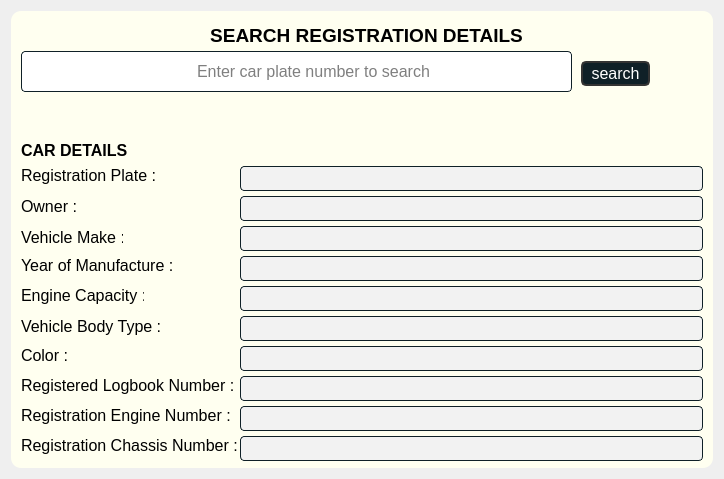
               <widget class="QWidget" name="search_registration">
                <layout class="QGridLayout" name="gridLayout_8">
                 <item row="0" column="0">
                  <widget class="QFrame" name="add_remove_frame_2">
                   <property name="minimumSize">
                    <size>
                     <width>702</width>
                     <height>457</height>
                    </size>
                   </property>
                   <property name="maximumSize">
                    <size>
                     <width>702</width>
                     <height>457</height>
                    </size>
                   </property>
                   <property name="styleSheet">
                    <string notr="true">QFrame{
background-color:#FFFFF0;
border-radius:10px;
box-shadow: 0 3px 10px rgb(0 0 0 / 0.2);
}
QLineEdit {
 color:black;
 border:1px solid #0f2027;
 border-radius:4px;
 background:#f2f2f2;
}

QLineEdit:disabled {
 
 border:2px solid#0f2027;
 border-radius:4px;
 background:#0f2027;
}
</string>
                   </property>
                   <property name="frameShape">
                    <enum>QFrame::StyledPanel</enum>
                   </property>
                   <property name="frameShadow">
                    <enum>QFrame::Raised</enum>
                   </property>
                   <widget class="QLabel" name="add_remove_label_2">
                    <property name="geometry">
                     <rect>
                      <x>10</x>
                      <y>10</y>
                      <width>691</width>
                      <height>29</height>
                     </rect>
                    </property>
                    <property name="text">
                     <string>&lt;html&gt;&lt;head/&gt;&lt;body&gt;&lt;p align=&quot;center&quot;&gt;&lt;span style=&quot; font-size:14pt; font-weight:600;&quot;&gt;SEARCH REGISTRATION DETAILS&lt;/span&gt;&lt;/p&gt;&lt;/body&gt;&lt;/html&gt;</string>
                    </property>
                   </widget>
                   <widget class="QLabel" name="car_deatils_label_2">
                    <property name="geometry">
                     <rect>
                      <x>10</x>
                      <y>130</y>
                      <width>111</width>
                      <height>19</height>
                     </rect>
                    </property>
                    <property name="text">
                     <string>&lt;html&gt;&lt;head/&gt;&lt;body&gt;&lt;p&gt;&lt;span style=&quot; font-size:12pt; font-weight:600;&quot;&gt;CAR DETAILS&lt;/span&gt;&lt;/p&gt;&lt;/body&gt;&lt;/html&gt;</string>
                    </property>
                   </widget>
                   <widget class="QLabel" name="reg_plate_label_2">
                    <property name="geometry">
                     <rect>
                      <x>10</x>
                      <y>155</y>
                      <width>134</width>
                      <height>19</height>
                     </rect>
                    </property>
                    <property name="text">
                     <string>&lt;html&gt;&lt;head/&gt;&lt;body&gt;&lt;p&gt;&lt;span style=&quot; font-size:12pt;&quot;&gt;Registration Plate :&lt;/span&gt;&lt;/p&gt;&lt;/body&gt;&lt;/html&gt;</string>
                    </property>
                   </widget>
                   <widget class="QLabel" name="owner_label_2">
                    <property name="geometry">
                     <rect>
                      <x>10</x>
                      <y>186</y>
                      <width>58</width>
                      <height>19</height>
                     </rect>
                    </property>
                    <property name="text">
                     <string>&lt;html&gt;&lt;head/&gt;&lt;body&gt;&lt;p&gt;&lt;span style=&quot; font-size:12pt;&quot;&gt;Owner :&lt;/span&gt;&lt;/p&gt;&lt;/body&gt;&lt;/html&gt;</string>
                    </property>
                   </widget>
                   <widget class="QLabel" name="vehicle_make_label_2">
                    <property name="geometry">
                     <rect>
                      <x>10</x>
                      <y>217</y>
                      <width>102</width>
                      <height>19</height>
                     </rect>
                    </property>
                    <property name="text">
                     <string>&lt;html&gt;&lt;head/&gt;&lt;body&gt;&lt;p&gt;&lt;span style=&quot; font-size:12pt;&quot;&gt;Vehicle Make :&lt;/span&gt;&lt;/p&gt;&lt;/body&gt;&lt;/html&gt;</string>
                    </property>
                   </widget>
                   <widget class="QLabel" name="year_of_man_label_2">
                    <property name="geometry">
                     <rect>
                      <x>10</x>
                      <y>245</y>
                      <width>153</width>
                      <height>19</height>
                     </rect>
                    </property>
                    <property name="text">
                     <string>&lt;html&gt;&lt;head/&gt;&lt;body&gt;&lt;p&gt;&lt;span style=&quot; font-size:12pt;&quot;&gt;Year of Manufacture :&lt;/span&gt;&lt;/p&gt;&lt;/body&gt;&lt;/html&gt;</string>
                    </property>
                   </widget>
                   <widget class="QLabel" name="engine_capacity_label_2">
                    <property name="geometry">
                     <rect>
                      <x>10</x>
                      <y>275</y>
                      <width>123</width>
                      <height>19</height>
                     </rect>
                    </property>
                    <property name="text">
                     <string>&lt;html&gt;&lt;head/&gt;&lt;body&gt;&lt;p&gt;&lt;span style=&quot; font-size:12pt;&quot;&gt;Engine Capacity :&lt;/span&gt;&lt;/p&gt;&lt;/body&gt;&lt;/html&gt;</string>
                    </property>
                   </widget>
                   <widget class="QLabel" name="body_type_label_2">
                    <property name="geometry">
                     <rect>
                      <x>10</x>
                      <y>306</y>
                      <width>141</width>
                      <height>19</height>
                     </rect>
                    </property>
                    <property name="text">
                     <string>&lt;html&gt;&lt;head/&gt;&lt;body&gt;&lt;p&gt;&lt;span style=&quot; font-size:12pt;&quot;&gt;Vehicle Body Type :&lt;/span&gt;&lt;/p&gt;&lt;/body&gt;&lt;/html&gt;</string>
                    </property>
                   </widget>
                   <widget class="QLabel" name="color_label_2">
                    <property name="geometry">
                     <rect>
                      <x>10</x>
                      <y>335</y>
                      <width>49</width>
                      <height>19</height>
                     </rect>
                    </property>
                    <property name="text">
                     <string>&lt;html&gt;&lt;head/&gt;&lt;body&gt;&lt;p&gt;&lt;span style=&quot; font-size:12pt;&quot;&gt;Color :&lt;/span&gt;&lt;/p&gt;&lt;/body&gt;&lt;/html&gt;</string>
                    </property>
                   </widget>
                   <widget class="QLabel" name="logbook_number_label_2">
                    <property name="geometry">
                     <rect>
                      <x>10</x>
                      <y>365</y>
                      <width>213</width>
                      <height>19</height>
                     </rect>
                    </property>
                    <property name="text">
                     <string>&lt;html&gt;&lt;head/&gt;&lt;body&gt;&lt;p&gt;&lt;span style=&quot; font-size:12pt;&quot;&gt;Registered Logbook Number :&lt;/span&gt;&lt;/p&gt;&lt;/body&gt;&lt;/html&gt;</string>
                    </property>
                   </widget>
                   <widget class="QLabel" name="engine_number_label_2">
                    <property name="geometry">
                     <rect>
                      <x>10</x>
                      <y>395</y>
                      <width>210</width>
                      <height>19</height>
                     </rect>
                    </property>
                    <property name="text">
                     <string>&lt;html&gt;&lt;head/&gt;&lt;body&gt;&lt;p&gt;&lt;span style=&quot; font-size:12pt;&quot;&gt;Registration Engine Number :&lt;/span&gt;&lt;/p&gt;&lt;/body&gt;&lt;/html&gt;</string>
                    </property>
                   </widget>
                   <widget class="QLabel" name="chassis_number_label_3">
                    <property name="geometry">
                     <rect>
                      <x>10</x>
                      <y>425</y>
                      <width>221</width>
                      <height>19</height>
                     </rect>
                    </property>
                    <property name="text">
                     <string>&lt;html&gt;&lt;head/&gt;&lt;body&gt;&lt;p&gt;&lt;span style=&quot; font-size:12pt;&quot;&gt;Registration Chassis Number :&lt;/span&gt;&lt;/p&gt;&lt;/body&gt;&lt;/html&gt;</string>
                    </property>
                   </widget>
                   <widget class="QLineEdit" name="reg_plate_input_2">
                    <property name="enabled">
                     <bool>true</bool>
                    </property>
                    <property name="geometry">
                     <rect>
                      <x>229</x>
                      <y>155</y>
                      <width>463</width>
                      <height>25</height>
                     </rect>
                    </property>
                    <property name="minimumSize">
                     <size>
                      <width>400</width>
                      <height>25</height>
                     </size>
                    </property>
                    <property name="maximumSize">
                     <size>
                      <width>500</width>
                      <height>25</height>
                     </size>
                    </property>
                    <property name="font">
                     <font>
                      <family>Segoe UI</family>
                      <pointsize>12</pointsize>
                     </font>
                    </property>
                    <property name="styleSheet">
                     <string notr="true"/>
                    </property>
                    <property name="readOnly">
                     <bool>true</bool>
                    </property>
                   </widget>
                   <widget class="QLineEdit" name="logbook_number_input_2">
                    <property name="enabled">
                     <bool>true</bool>
                    </property>
                    <property name="geometry">
                     <rect>
                      <x>229</x>
                      <y>365</y>
                      <width>463</width>
                      <height>25</height>
                     </rect>
                    </property>
                    <property name="minimumSize">
                     <size>
                      <width>400</width>
                      <height>25</height>
                     </size>
                    </property>
                    <property name="maximumSize">
                     <size>
                      <width>500</width>
                      <height>25</height>
                     </size>
                    </property>
                    <property name="font">
                     <font>
                      <family>Segoe UI</family>
                      <pointsize>12</pointsize>
                     </font>
                    </property>
                    <property name="styleSheet">
                     <string notr="true"/>
                    </property>
                    <property name="readOnly">
                     <bool>true</bool>
                    </property>
                   </widget>
                   <widget class="QLineEdit" name="engine_number_input_2">
                    <property name="enabled">
                     <bool>true</bool>
                    </property>
                    <property name="geometry">
                     <rect>
                      <x>229</x>
                      <y>395</y>
                      <width>463</width>
                      <height>25</height>
                     </rect>
                    </property>
                    <property name="minimumSize">
                     <size>
                      <width>400</width>
                      <height>25</height>
                     </size>
                    </property>
                    <property name="maximumSize">
                     <size>
                      <width>500</width>
                      <height>25</height>
                     </size>
                    </property>
                    <property name="font">
                     <font>
                      <family>Segoe UI</family>
                      <pointsize>12</pointsize>
                     </font>
                    </property>
                    <property name="styleSheet">
                     <string notr="true"/>
                    </property>
                    <property name="readOnly">
                     <bool>true</bool>
                    </property>
                   </widget>
                   <widget class="QLineEdit" name="chassis_number_label_4">
                    <property name="enabled">
                     <bool>true</bool>
                    </property>
                    <property name="geometry">
                     <rect>
                      <x>229</x>
                      <y>425</y>
                      <width>463</width>
                      <height>25</height>
                     </rect>
                    </property>
                    <property name="minimumSize">
                     <size>
                      <width>400</width>
                      <height>25</height>
                     </size>
                    </property>
                    <property name="maximumSize">
                     <size>
                      <width>500</width>
                      <height>25</height>
                     </size>
                    </property>
                    <property name="font">
                     <font>
                      <family>Segoe UI</family>
                      <pointsize>12</pointsize>
                     </font>
                    </property>
                    <property name="styleSheet">
                     <string notr="true"/>
                    </property>
                    <property name="readOnly">
                     <bool>true</bool>
                    </property>
                   </widget>
                   <widget class="QLineEdit" name="color_input_2">
                    <property name="enabled">
                     <bool>true</bool>
                    </property>
                    <property name="geometry">
                     <rect>
                      <x>229</x>
                      <y>335</y>
                      <width>463</width>
                      <height>25</height>
                     </rect>
                    </property>
                    <property name="minimumSize">
                     <size>
                      <width>400</width>
                      <height>25</height>
                     </size>
                    </property>
                    <property name="maximumSize">
                     <size>
                      <width>500</width>
                      <height>25</height>
                     </size>
                    </property>
                    <property name="font">
                     <font>
                      <family>Segoe UI</family>
                      <pointsize>12</pointsize>
                     </font>
                    </property>
                    <property name="styleSheet">
                     <string notr="true"/>
                    </property>
                    <property name="readOnly">
                     <bool>true</bool>
                    </property>
                   </widget>
                   <widget class="QLineEdit" name="body_type_input_2">
                    <property name="enabled">
                     <bool>true</bool>
                    </property>
                    <property name="geometry">
                     <rect>
                      <x>229</x>
                      <y>305</y>
                      <width>463</width>
                      <height>25</height>
                     </rect>
                    </property>
                    <property name="minimumSize">
                     <size>
                      <width>400</width>
                      <height>25</height>
                     </size>
                    </property>
                    <property name="maximumSize">
                     <size>
                      <width>500</width>
                      <height>25</height>
                     </size>
                    </property>
                    <property name="font">
                     <font>
                      <family>Segoe UI</family>
                      <pointsize>12</pointsize>
                     </font>
                    </property>
                    <property name="styleSheet">
                     <string notr="true"/>
                    </property>
                    <property name="readOnly">
                     <bool>true</bool>
                    </property>
                   </widget>
                   <widget class="QLineEdit" name="engine_capacity_input_2">
                    <property name="enabled">
                     <bool>true</bool>
                    </property>
                    <property name="geometry">
                     <rect>
                      <x>229</x>
                      <y>275</y>
                      <width>463</width>
                      <height>25</height>
                     </rect>
                    </property>
                    <property name="minimumSize">
                     <size>
                      <width>400</width>
                      <height>25</height>
                     </size>
                    </property>
                    <property name="maximumSize">
                     <size>
                      <width>500</width>
                      <height>25</height>
                     </size>
                    </property>
                    <property name="font">
                     <font>
                      <family>Segoe UI</family>
                      <pointsize>12</pointsize>
                     </font>
                    </property>
                    <property name="styleSheet">
                     <string notr="true"/>
                    </property>
                    <property name="readOnly">
                     <bool>true</bool>
                    </property>
                   </widget>
                   <widget class="QLineEdit" name="year_of_man_input_2">
                    <property name="enabled">
                     <bool>true</bool>
                    </property>
                    <property name="geometry">
                     <rect>
                      <x>229</x>
                      <y>245</y>
                      <width>463</width>
                      <height>25</height>
                     </rect>
                    </property>
                    <property name="minimumSize">
                     <size>
                      <width>400</width>
                      <height>25</height>
                     </size>
                    </property>
                    <property name="maximumSize">
                     <size>
                      <width>500</width>
                      <height>25</height>
                     </size>
                    </property>
                    <property name="font">
                     <font>
                      <family>Segoe UI</family>
                      <pointsize>12</pointsize>
                     </font>
                    </property>
                    <property name="styleSheet">
                     <string notr="true"/>
                    </property>
                    <property name="readOnly">
                     <bool>true</bool>
                    </property>
                   </widget>
                   <widget class="QLineEdit" name="vehicle_make_input_2">
                    <property name="enabled">
                     <bool>true</bool>
                    </property>
                    <property name="geometry">
                     <rect>
                      <x>229</x>
                      <y>215</y>
                      <width>463</width>
                      <height>25</height>
                     </rect>
                    </property>
                    <property name="minimumSize">
                     <size>
                      <width>400</width>
                      <height>25</height>
                     </size>
                    </property>
                    <property name="maximumSize">
                     <size>
                      <width>500</width>
                      <height>25</height>
                     </size>
                    </property>
                    <property name="font">
                     <font>
                      <family>Segoe UI</family>
                      <pointsize>12</pointsize>
                     </font>
                    </property>
                    <property name="styleSheet">
                     <string notr="true"/>
                    </property>
                    <property name="readOnly">
                     <bool>true</bool>
                    </property>
                   </widget>
                   <widget class="QLineEdit" name="owner_input_2">
                    <property name="enabled">
                     <bool>true</bool>
                    </property>
                    <property name="geometry">
                     <rect>
                      <x>229</x>
                      <y>185</y>
                      <width>463</width>
                      <height>25</height>
                     </rect>
                    </property>
                    <property name="minimumSize">
                     <size>
                      <width>400</width>
                      <height>25</height>
                     </size>
                    </property>
                    <property name="maximumSize">
                     <size>
                      <width>500</width>
                      <height>25</height>
                     </size>
                    </property>
                    <property name="font">
                     <font>
                      <family>Segoe UI</family>
                      <pointsize>12</pointsize>
                     </font>
                    </property>
                    <property name="styleSheet">
                     <string notr="true"/>
                    </property>
                    <property name="readOnly">
                     <bool>true</bool>
                    </property>
                   </widget>
                   <widget class="QLineEdit" name="search_box">
                    <property name="enabled">
                     <bool>true</bool>
                    </property>
                    <property name="geometry">
                     <rect>
                      <x>10</x>
                      <y>40</y>
                      <width>551</width>
                      <height>41</height>
                     </rect>
                    </property>
                    <property name="minimumSize">
                     <size>
                      <width>400</width>
                      <height>25</height>
                     </size>
                    </property>
                    <property name="maximumSize">
                     <size>
                      <width>500000</width>
                      <height>250000</height>
                     </size>
                    </property>
                    <property name="font">
                     <font>
                      <family>Segoe UI</family>
                      <pointsize>12</pointsize>
                     </font>
                    </property>
                    <property name="styleSheet">
                     <string notr="true">QLineEdit {
 color:black;
 border:1px solid #0f2027;
 border-radius:4px;
 background:#ffffff;
}
QLineEdit:hover {

 border:2px solid  #33cc33;
 border-radius:4px;
 background: #ffffff;
}
QLineEdit:disabled {

 border:2px solid#0f2027;
 border-radius:4px;
 background:#0f2027;
}</string>
                    </property>
                    <property name="placeholderText">
                     <string>                                       Enter car plate number to search</string>
                    </property>
                    <property name="clearButtonEnabled">
                     <bool>true</bool>
                    </property>
                   </widget>
                   <widget class="QPushButton" name="btn_search">
                    <property name="geometry">
                     <rect>
                      <x>570</x>
                      <y>50</y>
                      <width>69</width>
                      <height>25</height>
                     </rect>
                    </property>
                    <property name="minimumSize">
                     <size>
                      <width>69</width>
                      <height>25</height>
                     </size>
                    </property>
                    <property name="maximumSize">
                     <size>
                      <width>69</width>
                      <height>25</height>
                     </size>
                    </property>
                    <property name="font">
                     <font>
                      <family>Segoe UI</family>
                      <pointsize>12</pointsize>
                     </font>
                    </property>
                    <property name="cursor">
                     <cursorShape>PointingHandCursor</cursorShape>
                    </property>
                    <property name="toolTip">
                     <string>click to search.</string>
                    </property>
                    <property name="styleSheet">
                     <string notr="true">QPushButton {
	border: 2px solid rgb(51,51,51);
	border-radius: 5px;	
	color:rgb(255,255,255);
	background-color:#0f2027;
}
QPushButton:hover {
	border: 2px solid rgb(0,143,150);
	background-color: rgb(0,143,150);
}
QPushButton:pressed {	
	border: 2px solid rgb(0,143,150);
	background-color: rgb(51,51,51);
}

QPushButton:disabled {	
	border-radius: 5px;	
	border: 2px solid rgb(112,112,112);
	background-color: rgb(112,112,112);
}</string>
                    </property>
                    <property name="text">
                     <string>search</string>
                    </property>
                   </widget>
                   <widget class="QLabel" name="search_feedback">
                    <property name="geometry">
                     <rect>
                      <x>200</x>
                      <y>90</y>
                      <width>251</width>
                      <height>31</height>
                     </rect>
                    </property>
                    <property name="font">
                     <font>
                      <family>Arial</family>
                      <pointsize>12</pointsize>
                      <weight>75</weight>
                      <bold>true</bold>
                     </font>
                    </property>
                    <property name="styleSheet">
                     <string notr="true">color: rgb(0, 85, 0);</string>
                    </property>
                    <property name="text">
                     <string>&lt;html&gt;&lt;head/&gt;&lt;body&gt;&lt;p align=&quot;center&quot;&gt;&lt;br/&gt;&lt;/p&gt;&lt;/body&gt;&lt;/html&gt;</string>
                    </property>
                   </widget>
                  </widget>
                 </item>
                </layout>
               </widget>
